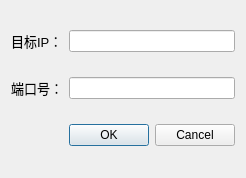
<?xml version="1.0" encoding="UTF-8"?>
<ui version="4.0">
 <class>connectDialog</class>
 <widget class="QDialog" name="connectDialog">
  <property name="geometry">
   <rect>
    <x>0</x>
    <y>0</y>
    <width>240</width>
    <height>178</height>
   </rect>
  </property>
  <property name="windowTitle">
   <string>Dialog</string>
  </property>
  <layout class="QGridLayout" name="gridLayout">
   <item row="0" column="1">
    <widget class="QLineEdit" name="ip_lineEdit"/>
   </item>
   <item row="0" column="0">
    <widget class="QLabel" name="label">
     <property name="font">
      <font>
       <pointsize>10</pointsize>
      </font>
     </property>
     <property name="text">
      <string>目标IP：</string>
     </property>
    </widget>
   </item>
   <item row="2" column="1">
    <widget class="QDialogButtonBox" name="buttonBox">
     <property name="standardButtons">
      <set>QDialogButtonBox::Cancel|QDialogButtonBox::Ok</set>
     </property>
    </widget>
   </item>
   <item row="1" column="0">
    <widget class="QLabel" name="label_2">
     <property name="font">
      <font>
       <pointsize>10</pointsize>
      </font>
     </property>
     <property name="text">
      <string>端口号：</string>
     </property>
    </widget>
   </item>
   <item row="1" column="1">
    <widget class="QLineEdit" name="port_lineEdit"/>
   </item>
  </layout>
 </widget>
 <resources/>
 <connections/>
</ui>
